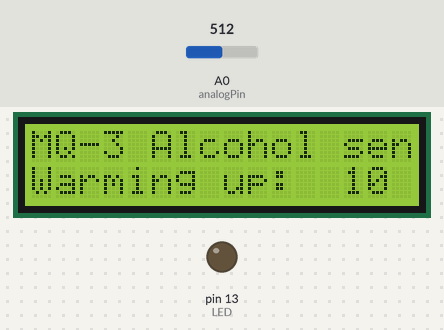
The sketch below on a simulated Arduino Uno, built with avr-gcc and run on an emulated ATmega328P. Parts: 16×2 character LCD, output pins drawn as LEDs (lit = HIGH). Inputs (shaded band) come from the test bench; at power-on: A0 (analogPin) = 512. What the sketch prints to the serial monitor is not drawn.

Above: at 0.3 s.
At 2.1 s:
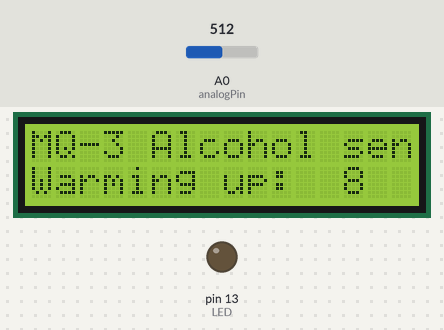
At 3.1 s:
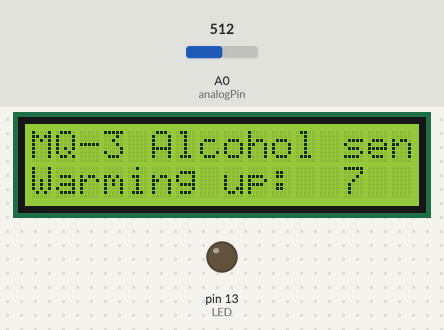
At 6.1 s:
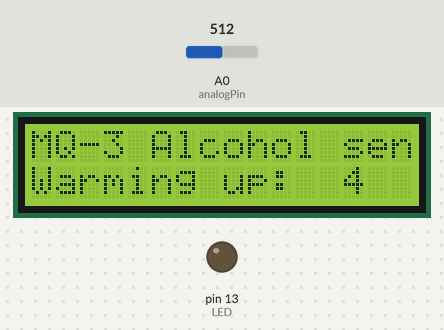
At 8.1 s:
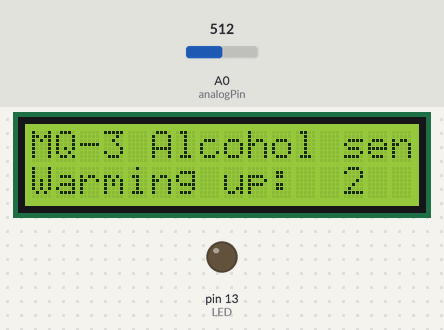
At 11.2 s:
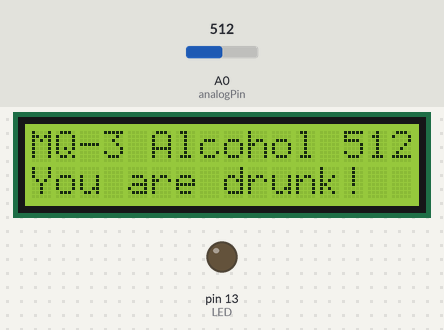

The sketch:

sensor_MQ-3_alcohol_1602.ino
```cpp
#include <Wire.h>
#include <hd44780.h>
#include <hd44780ioClass/hd44780_I2Cexp.h> // include i/o class header

hd44780_I2Cexp lcd; // declare lcd object: auto locate & config display for hd44780 chip

int TIME_UNTIL_WARMUP = 10;
unsigned long time;

int analogPin = 0;
int val = 0;
int LED = 13;

void setup()
{
  Serial.begin(57600);  // start serial to PC
  pinMode(LED, OUTPUT); // for status LED
  lcd.begin(16, 2); // initialize LCD with number of columns and rows
}

void loop()
{
  delay(100);

  val = readAlcohol();
  printTitle();
  printWarming();

  time = millis()/1000;

  if(time<=TIME_UNTIL_WARMUP)
  {
    lcd.setCursor(13,1);
    lcd.print(TIME_UNTIL_WARMUP-time);
    lcd.print("  ");
  }else
  {
     printTitle();
     printAlcohol(val);
     printAlcoholLevel(val);
  }
}

void printTitle()
{
  lcd.setCursor(0,0);
  lcd.print("MQ-3 Alcohol sen");
}

void printWarming()
{
  lcd.setCursor(0,1);
  lcd.print("Warming up:");
  Serial.println("Warming up:");
}

void printAlcohol(int value)
{
  lcd.setCursor(0,1);
  lcd.print(val);
}

void printAlcoholLevel(int value)
{
  lcd.setCursor(0,1);
  if(value<200)                 lcd.print("You are sober.  ");
  if (value>=200 && value<280)  lcd.print("You had a beer. ");
  if (value>=280 && value<350)  lcd.print("Two/more beers. ");
  if (value>=350 && value <450) lcd.print("I smell Oyzo!   ");
  if(value>450)                 lcd.print("You are drunk!  ");
  lcd.setCursor(13,0);
  lcd.print(value);
  lcd.print("  ");
}

int readAlcohol()
{
  int val = 0;
  int val1;
  int val2;
  int val3;

  val1 = analogRead(analogPin);
  delay(10);
  val2 = analogRead(analogPin);
  delay(10);
  val3 = analogRead(analogPin);

  val = (val1+val2+val3)/3;
  return val;
}
```

Measured:
- what the display in image 0 shows lasts 0.9 s, from 0.2 s to 1.1 s
- what the display in image 1 shows lasts 1.1 s, from 2.0 s to 3.1 s
